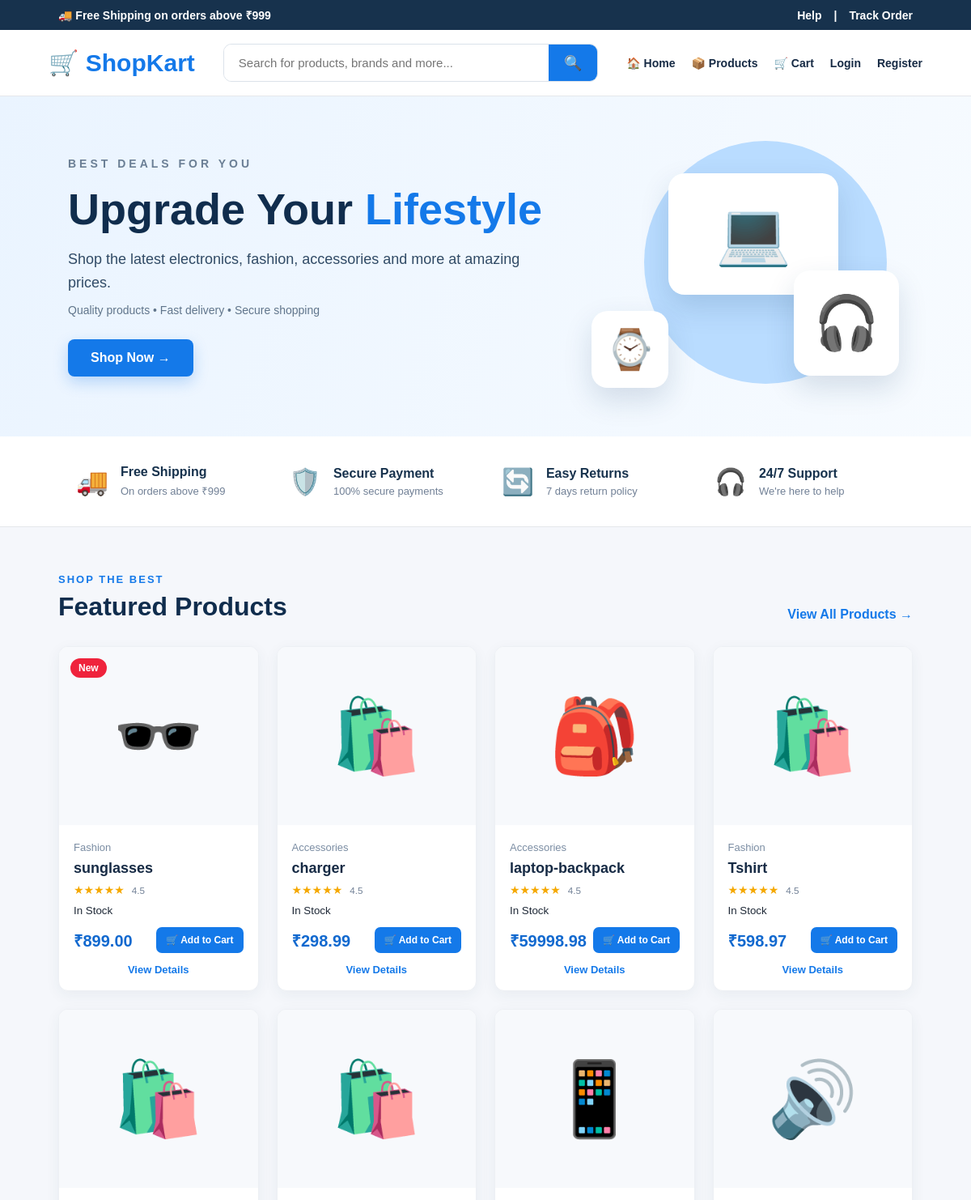
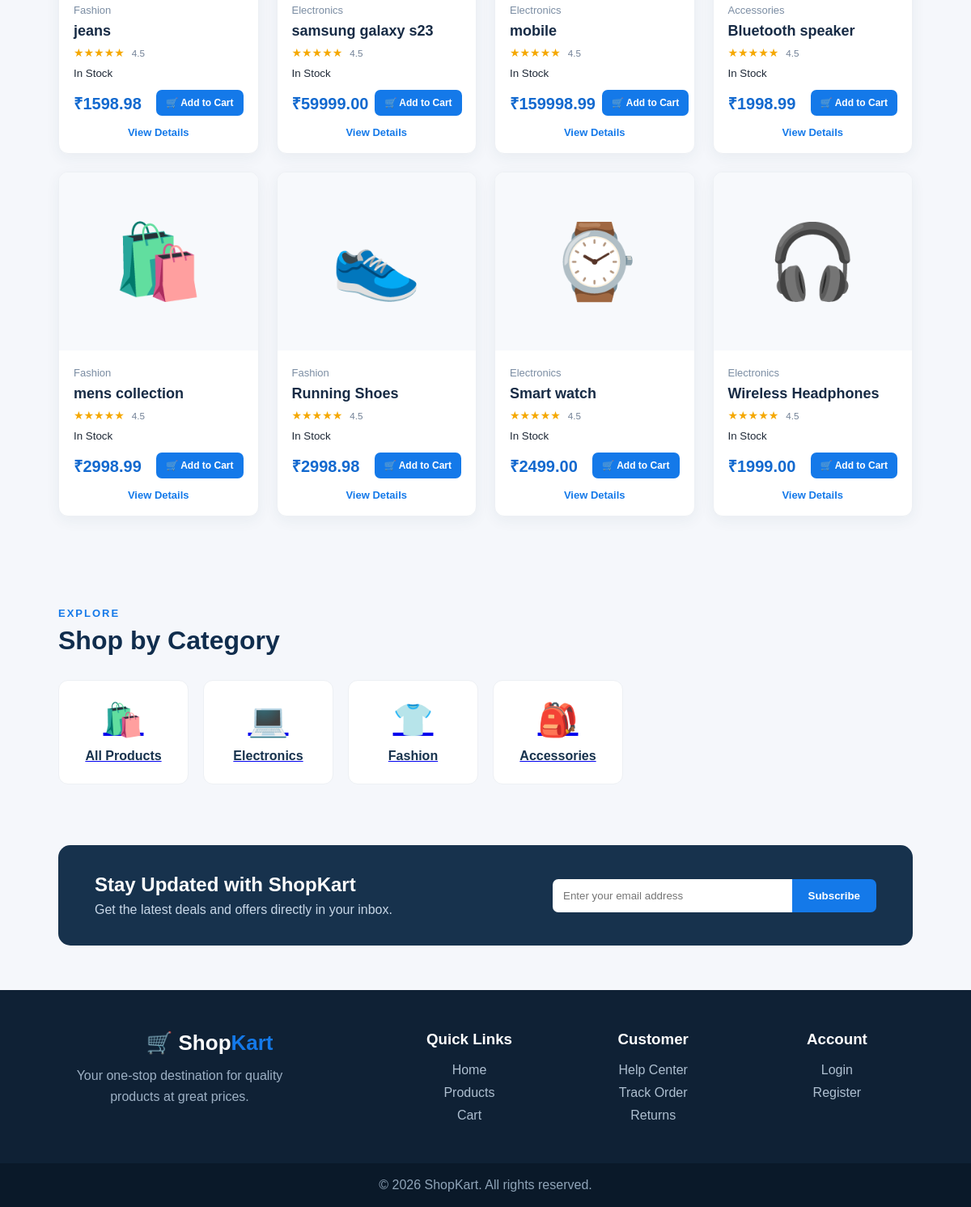
The page / on the database its author committed (2 pictures, top to bottom).
### store/models.py (models this page shows, shortened)
class Product(models.Model):
    category = models.ForeignKey(
        Category,
        on_delete=models.CASCADE,
        related_name="products"
    )
    name = models.CharField(
        max_length=200
    )
    slug = models.SlugField(
        unique=True
    )
    description = models.TextField()
    price = models.DecimalField(
        max_digits=10,
        decimal_places=2
    )
    image = models.URLField(
        blank=True
    )
    stock = models.PositiveIntegerField(
        default=0
    )
    available = models.BooleanField(
        default=True
    )
    created_at = models.DateTimeField(
        auto_now_add=True
    )
    class Meta:
        ordering = ["-created_at"]

class Category(models.Model):
    name = models.CharField(
        max_length=100
    )
    slug = models.SlugField(
        unique=True
    )
    class Meta:
        verbose_name_plural = "Categories"

### store/views.py (the view)
# urls.py: 2. Add a URL to urlpatterns:  path('', views.home, name='home')
def home(request):
    products = Product.objects.filter(
        available=True
    )
    categories = Category.objects.all()
    search_query = request.GET.get(
        "q",
        ""
    ).strip()
    if search_query:
        products = products.filter(
            Q(name__icontains=search_query)
            | Q(description__icontains=search_query)
            | Q(category__name__icontains=search_query)
        )
    category_slug = request.GET.get(
        "category",
        ""
    ).strip()
    if category_slug:
        products = products.filter(
            category__slug=category_slug
        )
    return render(
        request,
        "store/home.html",
        {
            "products": products,
            "categories": categories,
            "search_query": search_query,
            "selected_category": category_slug,
        }
    )

### store/templates/store/home.html (shortened to what this page needs)
{% load static %}
<!DOCTYPE html>
<html lang="en">
<head>
    <link
        rel="stylesheet"
        href="{% static 'css/style.css' %}"
    >
</head>
<body>
<div class="top-bar">
    <div>
        🚚 Free Shipping on orders above ₹999
    </div>
    <div class="top-links">
        <span>Help</span>
        <span>|</span>
        <span>Track Order</span>
    </div>
</div>
<header class="shop-navbar">
    <div class="shop-logo">
        <span class="logo-icon">
            🛒
        </span>
        <span>
            Shop<span>Kart</span>
        </span>
    </div>
    <form
        method="GET"
        action="{% url 'store:home' %}"
        class="search-box"
    >
        <input
            type="text"
            name="q"
            value="{{ search_query }}"
            placeholder="Search for products, brands and more..."
            autocomplete="off"
        >
        <button type="submit">
            🔍
        </button>
    </form>
    <nav class="shop-nav">
        <a href="{% url 'store:home' %}">
            🏠 Home
        </a>
        <a href="#products">
            📦 Products
        </a>
        <a href="{% url 'store:cart' %}">
            🛒 Cart
        </a>
        {% if user.is_authenticated %}
            <a href="{% url 'store:my_orders' %}">
                📋 My Orders
            </a>
            <span class="welcome-user">
                👤 {{ user.username }}
            </span>
            <a href="{% url 'store:logout' %}">
                Logout
            </a>
        {% else %}
            <a href="{% url 'store:login' %}">
                Login
            </a>
            <a href="{% url 'store:register' %}">
                Register
            </a>
        {% endif %}
    </nav>
</header>
<section class="shop-hero">
    <div class="hero-content">
        <span class="hero-small-title">
            BEST DEALS FOR YOU
        </span>
        <h1>
            Upgrade Your
            <span>Lifestyle</span>
        </h1>
        <p>
            Shop the latest electronics, fashion,
            accessories and more at amazing prices.
        </p>
        <p class="hero-subtext">
            Quality products • Fast delivery • Secure shopping
        </p>
        <a
            href="#products"
            class="hero-shop-btn"
        >
            Shop Now →
        </a>
    </div>
    <div class="hero-visual">
        <div class="hero-product">
            💻
        </div>
        <div class="hero-headphone">
            🎧
        </div>
        <div class="hero-watch">
            ⌚
        </div>
    </div>
</section>
<section class="service-section">
    <div class="service-item">
        <div class="service-icon">
            🚚
        </div>
        <div>
            <strong>
                Free Shipping
            </strong>
            <p>
                On orders above ₹999
            </p>
        </div>
    </div>
    <div class="service-item">
        <div class="service-icon">
            🛡️
        </div>
        <div>
            <strong>
                Secure Payment
            </strong>
            <p>
                100% secure payments
            </p>
        </div>
    </div>
    <div class="service-item">
        <div class="service-icon">
            🔄
        </div>
        <div>
            <strong>
                Easy Returns
            </strong>
            <p>
                7 days return policy
            </p>
        </div>
    </div>
    <div class="service-item">
        <div class="service-icon">
            🎧
        </div>
        <div>
            <strong>
                24/7 Support
            </strong>
            <p>
                We're here to help
            </p>
        </div>
    </div>
</section>
<section
    class="shop-products"
    id="products"
>
    <div class="section-heading">
        <div>
            <span>
                {% if search_query %}
                    SEARCH RESULTS
                {% elif selected_category %}
                    CATEGORY PRODUCTS
                {% else %}
                    SHOP THE BEST
                {% endif %}
            </span>
            <h2>
                {% if search_query %}
                    Results for "{{ search_query }}"
                {% elif selected_category %}
                    {% for category in categories %}
                        {% if category.slug == selected_category %}
                            {{ category.name }}
                        {% endif %}
                    {% endfor %}
                {% else %}
                    Featured Products
                {% endif %}
            </h2>
        </div>
        {% if search_query or selected_category %}
            <a href="{% url 'store:home' %}">
                View All Products →
            </a>
        {% else %}
            <a href="#products">
                View All Products →
            </a>
        {% endif %}
    </div>
    <div class="shop-product-grid">
        {% for product in products %}
        <article class="shop-product-card">
            <div class="shop-product-image">
                {% if forloop.first %}
                    <span class="new-badge">
                        New
                    </span>
                {% endif %}
                {% if product.image %}
                    <img
                        src="{{ product.image }}"
                        alt="{{ product.name }}"
                    >
                {% else %}
                    <div class="product-placeholder">
                        {% if "headphone" in product.name|lower %}
                            🎧
                        {% elif "watch" in product.name|lower %}
                            ⌚
                        {% elif "shoe" in product.name|lower %}
                            👟
                        {% elif "backpack" in product.name|lower %}
                            🎒
                        {% elif "speaker" in product.name|lower %}
                            🔊
                        {% elif "glass" in product.name|lower %}
                            🕶️
                        {% elif "laptop" in product.name|lower %}
                            💻
                        {% elif "phone" in product.name|lower %}
                            📱
                        {% elif "mobile" in product.name|lower %}
                            📱
                        {% else %}
                            🛍️
                        {% endif %}
                    </div>
                {% endif %}
            </div>
            <div class="shop-product-info">
                <span class="product-category">
                    {{ product.category.name }}
                </span>
                <h3>
                    {{ product.name }}
                </h3>
                <div class="rating">
                    <span>
                        ★★★★★
                    </span>
                    <small>
                        4.5
                    </small>
                </div>
                {% if product.stock > 0 %}
                    {% if product.stock <= 5 %}
                        <small class="stock-warning">
                            Only {{ product.stock }} left
                        </small>
                    {% else %}
                        <small class="stock-available">
                            In Stock
                        </small>
                    {% endif %}
                {% endif %}
                <div class="shop-product-bottom">
                    <strong class="shop-price">
                        ₹{{ product.price }}
                    </strong>
                    {% if product.stock > 0 %}
                        <a
                            href="{% url 'store:add_to_cart' product.id %}"
                            class="add-cart-btn"
                        >
                            🛒 Add to Cart
                        </a>
                    {% else %}
                        <span class="out-of-stock">
                            Out of Stock
                        </span>
                    {% endif %}
                </div>
                <a
                    href="{% url 'store:product_detail' product.slug %}"
                    class="view-product"
                >
                    View Details
                </a>
            </div>
        </article>
        {% endfor %}
    </div>
</section>
<section class="category-section">
    <div class="section-heading">
        <div>
            <span>
                EXPLORE
            </span>
            <h2>
                Shop by Category
            </h2>
        </div>
    </div>
    <div class="category-grid">
        <a
            href="{% url 'store:home' %}"
            class="category-card"
        >
            <div>
                🛍️
            </div>
            <strong>
                All Products
            </strong>
        </a>
        {% for category in categories %}
        <a
            href="{% url 'store:home' %}?category={{ category.slug }}#products"
            class="category-card"
        >
            <div>
                {% if "electronic" in category.name|lower %}
                    💻
                {% elif "fashion" in category.name|lower %}
                    👕
                {% elif "accessor" in category.name|lower %}
                    🎒
                {% elif "home" in category.name|lower %}
                    🏠
                {% elif "mobile" in category.name|lower %}
                    📱
                {% elif "gaming" in category.name|lower %}
                    🎮
                {% else %}
                    🛍️
                {% endif %}
            </div>
            <strong>
                {{ category.name }}
            </strong>
        </a>
        {% empty %}
            <p>
                No categories available.
            </p>
        {% endfor %}
    </div>
</section>
<section class="newsletter">
    <div>
        <h2>
            Stay Updated with ShopKart
        </h2>
        <p>
            Get the latest deals and offers directly in your inbox.
        </p>
    </div>
    <form
        method="POST"
        action=""
    >
        <input
            type="email"
            name="email"
            placeholder="Enter your email address"
            required
        >
        <button type="submit">
            Subscribe
        </button>
    </form>
</section>
<footer class="shop-footer">
    <div class="footer-brand">
        <h2>
            🛒 Shop<span>Kart</span>
        </h2>
        <p>
            Your one-stop destination for
            quality products at great prices.
        </p>
    </div>
    <div class="footer-column">
        <h3>
            Quick Links
        </h3>
        <a href="{% url 'store:home' %}">
            Home
        </a>
        <a href="#products">
            Products
        </a>
        <a href="{% url 'store:cart' %}">
            Cart
        </a>
    </div>
    <div class="footer-column">
        <h3>
            Customer
        </h3>
        <a href="#">
            Help Center
        </a>
        <a href="#">
            Track Order
        </a>
        <a href="#">
            Returns
        </a>
    </div>
    <div class="footer-column">
        <h3>
            Account
        </h3>
        {% if user.is_authenticated %}
            <a href="{% url 'store:my_orders' %}">
                My Orders
            </a>
            <a href="{% url 'store:logout' %}">
                Logout
            </a>
        {% else %}
            <a href="{% url 'store:login' %}">
                Login
            </a>
            <a href="{% url 'store:register' %}">
                Register
            </a>
        {% endif %}
    </div>
</footer>
<div class="copyright">
    <p>
        © 2026 ShopKart. All rights reserved.
    </p>
</div>
</body>
</html>

### rows shown on the page
Product: shows "New", category.name "Fashion", name "sunglasses", stock "In Stock", price "899.00"
Product: category.name "Accessories", name "charger", stock "In Stock", price "298.99"
Product: category.name "Accessories", name "laptop-backpack", stock "In Stock", price "59998.98"
Product: category.name "Fashion", name "Tshirt", stock "In Stock", price "598.97"
Product: category.name "Fashion", name "jeans", stock "In Stock", price "1598.98"
Product: category.name "Electronics", name "samsung galaxy s23", stock "In Stock", price "59999.00"
Product: category.name "Electronics", name "mobile", stock "In Stock", price "159998.99"
Product: category.name "Accessories", name "Bluetooth speaker", stock "In Stock", price "1998.99"
Product: category.name "Fashion", name "mens collection", stock "In Stock", price "2998.99"
Product: category.name "Fashion", name "Running Shoes", stock "In Stock", price "2998.98"
Product: category.name "Electronics", name "Smart watch", stock "In Stock", price "2499.00"
Product: category.name "Electronics", name "Wireless Headphones", stock "In Stock", price "1999.00"
Category: name "Electronics"
Category: name "Fashion"
Category: name "Accessories"
